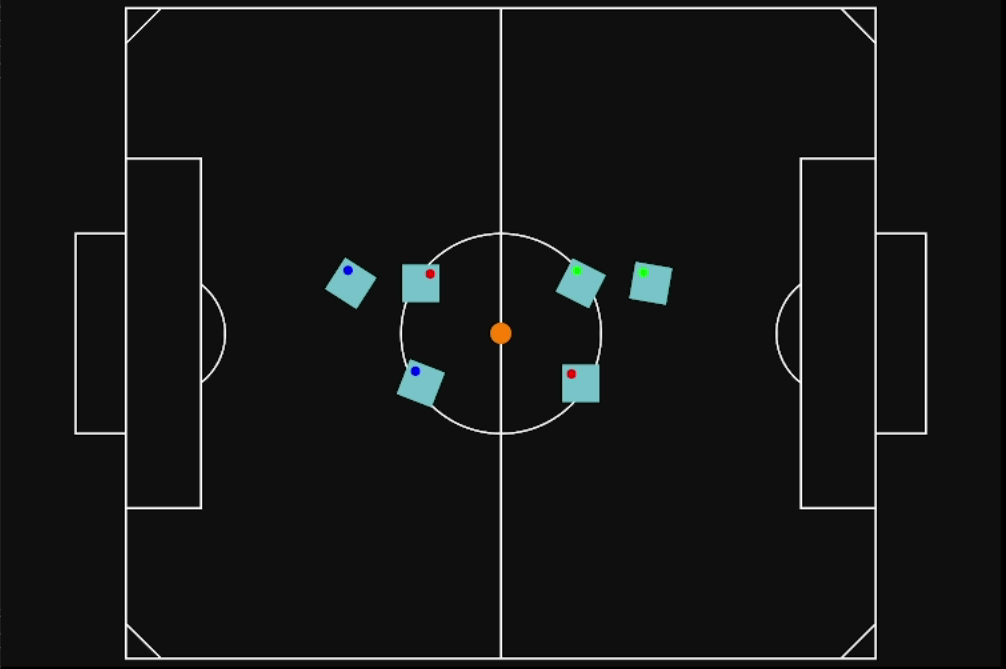
#> input picture opencv/Robots.png, 1006 x 669 px, given in place of the camera
$ python color_detection.py   (older library calls are emulated)
#> lines starting #> are read from the running program, lines starting #| are printed output that depends on the picture; after the words box and inside, x2 and y2 are one past the last pixel; in counts of white or black regions, pixels touching at a corner belong together; long printed decimals are rounded
import numpy as np
import cv2 as cv
import math

########            COLORS            ########
# Limits for robot and ball colors
robot_color     = [(80, 50, 80), (140, 255, 255)]
ball_color      = [(5, 50, 80), (20, 255, 255)]
# Limits for team colors
t1_color        = [(130, 50, 50), (160, 255, 255)]     # Purple ish
t2_color        = [(80, 50, 60), (100, 255, 255)]      # Yellow-ish
teams_colors    = [t1_color, t2_color]
# Limits for role colors
goal_color      = [(100, 0, 0), (150, 255, 255)]        # Red-ish
mid_color       = [(50, 100, 0), (70, 255, 255)]       # Green-ish
for_color       = [(0, 100, 0), (20, 255, 255)]     # Blue-ish

role_colors     = [goal_color, mid_color, for_color]

########            DETECTION INFORMATION            ########
t1_info = {
    "G": [(0, 0), 0],
    "F": [(0, 0), 0],
    "M": [(0, 0), 0],
    "B": (0, 0)
}
t2_info = {
    "G": [(0, 0), 0],
    "F": [(0, 0), 0],
    "M": [(0, 0), 0],
    "B": (0, 0)
}

########            STREAM PARAMETERS            ########
obs_camera = cv.VideoCapture(3)
obs_camera.set(cv.CAP_PROP_FRAME_WIDTH, 1280)
obs_camera.set(cv.CAP_PROP_FRAME_HEIGHT, 720)


def robot_present(img, threshold=0.8):
    total = np.float(np.sum(img))
    if total/img.size  > (1-threshold):
        return True
    else:
        return False

def get_role(img_hsv, robot_cropped):
    for j in range(len(role_colors)):
        mask = cv.inRange(img_hsv, role_colors[j][0], role_colors[j][1])
        result = cv.bitwise_and(robot_cropped, robot_cropped, mask=mask)

        # Classify by teams
        if robot_present(result):
            # cv.imshow(str(robot), result)
            if j == 0:
                return 'G'
            if j == 1:
                return 'M'
            if j == 2:
                return "F"

def get_orientation(result):
    x2 = result.shape[0]/2
    y2 = result.shape[1]/2
    # This were left as they might be useful, although only robot_radius is being used right now
    robot_contours, _     = cv.findContours(mask, cv.RETR_TREE, cv.CHAIN_APPROX_SIMPLE)
    robot_contours_poly   = [None]*len(robot_contours)
    robot_boundRect       = [None]*len(robot_contours)
    robot_centers         = [None]*len(robot_contours)
    robot_radius          = [None]*len(robot_contours)

    for i, c in enumerate(robot_contours):
        robot_contours_poly[i] = cv.approxPolyDP(c, 3, True)
        robot_boundRect[i] = cv.boundingRect(robot_contours_poly[i])
        robot_centers[i], robot_radius[i] = cv.minEnclosingCircle(robot_contours_poly[i])

    radians = math.atan2(robot_centers[0][1]-y2, robot_centers[0][0]-x2)
    degrees = math.degrees(radians)
    return degrees + 45 # Offset for orientation to be centered

def draw_orientation(robot_position, orientation, robots_img):
    a = orientation
    l = 25
    p1 = (int(robot_position[0]), int(robot_position[1]))
    p2 = (int(p1[0] + l * math.cos(a * math.pi / 180.0)), int(p1[1] + l * math.sin(a * math.pi / 180.0)))
    image = cv.arrowedLine(robots_img, p1, p2, (0,0,255), 3)
    return image

if not obs_camera.isOpened():
        print("Cannot open camera")
        exit()

# Start a while loop
while True:
    # Read new frame from OBS
    ret, imageFrame = obs_camera.read()
#> imageFrame is the input picture: shape (669, 1006, 3); mean B, G, R 21.7, 21.7, 20.8

    # if frame is read correctly ret is True
    if not ret:
        print("Can't receive frame (stream end?). Exiting ...")
        break

    # Convert To HSV
    hsvFrame = cv.cvtColor(imageFrame, cv.COLOR_BGR2HSV)
#> hsvFrame: shape (669, 1006, 3); mean H, S, V 1.5, 2.1, 21.9
    # Create Robot and ball Masks
    robot_mask = cv.inRange(hsvFrame, robot_color[0], robot_color[1])
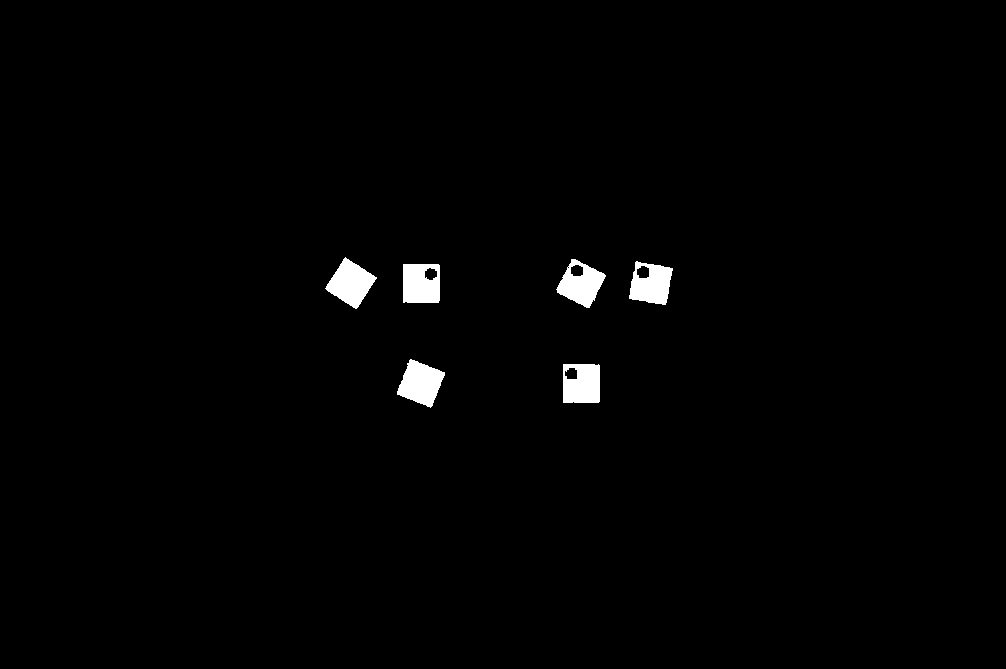
#> robot_mask: shape (669, 1006); 1.2% white; 6 white regions, box (x1, y1, x2, y2) and area: (325, 257, 377, 309) 1445, (397, 359, 445, 408) 1442, (556, 259, 606, 308) 1329, (403, 264, 440, 303) 1329, (629, 261, 673, 305) 1326, (563, 364, 600, 403) 1326
    ball_mask = cv.inRange(hsvFrame, ball_color[0], ball_color[1])
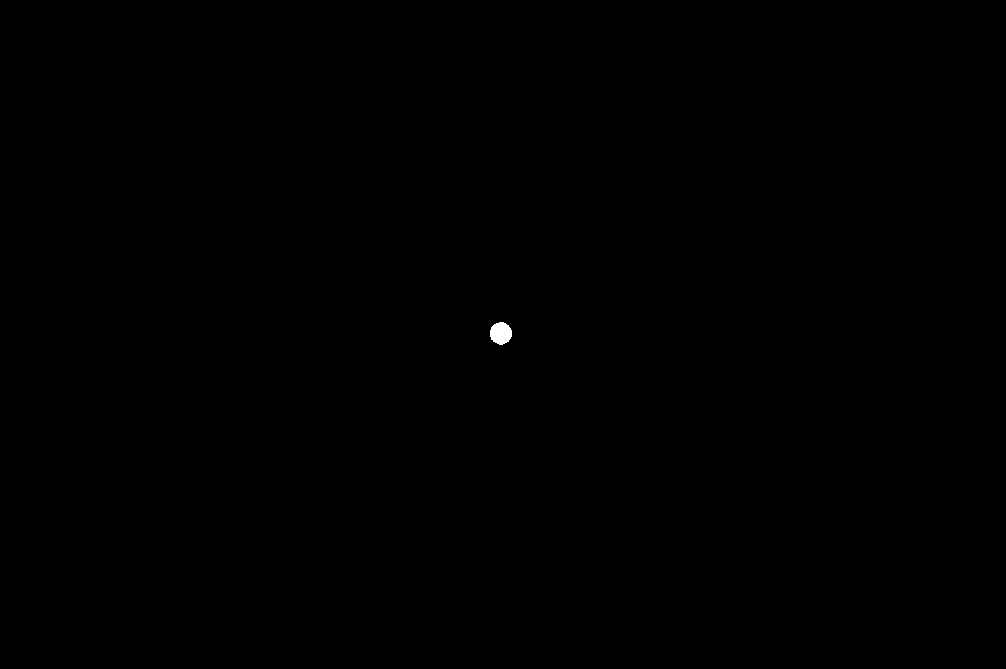
#> ball_mask: shape (669, 1006); 0.06% white; 1 white region
    # Fill holes
    contours, hierarchy = cv.findContours(robot_mask, cv.RETR_TREE, cv.CHAIN_APPROX_SIMPLE)
#> contours = 11 contours, 1 with area under 20; largest, box (x1, y1, x2, y2) and area: (325, 257, 377, 309) 1382, (556, 259, 606, 308) 1376, (629, 261, 673, 305) 1372, (397, 359, 445, 408) 1372, (403, 264, 440, 303) 1364
    for pic, contour in enumerate(contours):
        cv.fillPoly(robot_mask, pts=[contour], color=(255, 255, 255))
#> this loop made 11 passes
#> contour on pass 9: [[567, 267], [568, 266], [569, 267], [568, 268]]
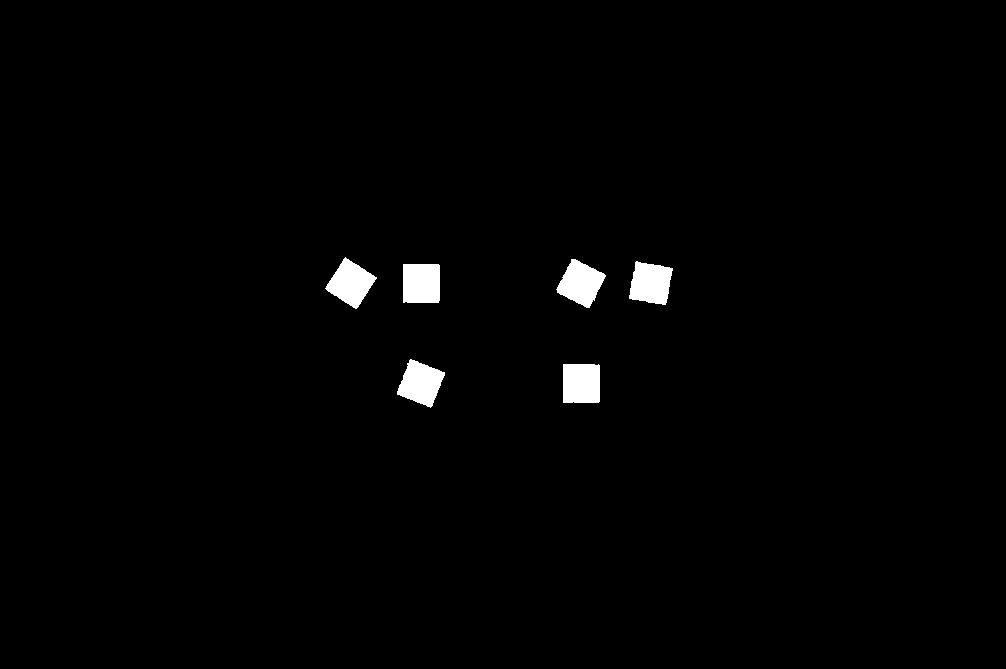
#> robot_mask: shape (669, 1006); 1.3% white; 6 white regions
    # Apply mask
    robots_img  = cv.bitwise_and(imageFrame, imageFrame, mask = robot_mask)
    ball_img    = cv.bitwise_and(imageFrame, imageFrame, mask = ball_mask)

    # Find individual robots properties
    ball_contour, _             = cv.findContours(ball_mask, cv.RETR_TREE, cv.CHAIN_APPROX_SIMPLE)
#> ball_contour = 1 contour; box (x1, y1, x2, y2) and area: (490, 322, 512, 345) 356
    ball_contours_poly          = [None]*len(ball_contour)
#> ball_contours_poly = 1 item
    ball_boundRect              = [None]*len(ball_contour)
#> ball_boundRect = 1 item
    ball_centers                = [None]*len(ball_contour)
#> ball_centers = 1 item
    ball_radius                 = [None]*len(ball_contour)
#> ball_radius = 1 item
    ball_contours_poly          = cv.approxPolyDP(ball_contour[0], 3, True)
#> ball_contours_poly = [[499, 322], [491, 327], [490, 336], [502, 344], [510, 338], [511, 330]]
    ball_boundRect              = cv.boundingRect(ball_contours_poly)
#> ball_boundRect = (490, 322, 22, 23)
    ball_centers, ball_radius   = cv.minEnclosingCircle(ball_contours_poly)
#> ball_centers = (500.3, 333); ball_radius = 11.1
    t1_info["B"] = ball_centers
    t2_info["B"] = ball_centers

    # Find individual robots properties
    robots_contours, _      = cv.findContours(robot_mask, cv.RETR_TREE, cv.CHAIN_APPROX_SIMPLE)
#> robots_contours = 6 contours; box (x1, y1, x2, y2) and area: (325, 257, 377, 309) 1382, (556, 259, 606, 308) 1376, (629, 261, 673, 305) 1372, (397, 359, 445, 408) 1372, (403, 264, 440, 303) 1364, (563, 364, 600, 403) 1363
    robots_contours_poly    = [None]*len(robots_contours)
#> robots_contours_poly = 6 items
    robots_boundRect        = [None]*len(robots_contours)
#> robots_boundRect = 6 items
    robots_centers          = [None]*len(robots_contours)
#> robots_centers = 6 items
    robots_radius           = [None]*len(robots_contours)
#> robots_radius = 6 items
    robots_cropped          = [None]*len(robots_contours)   # Save images of robot region
#> robots_cropped = 6 items
    for i, c in enumerate(robots_contours):
        robots_contours_poly[i] = cv.approxPolyDP(c, 3, True)
        robots_boundRect[i] = cv.boundingRect(robots_contours_poly[i])
        robots_centers[i], robots_radius[i] = cv.minEnclosingCircle(robots_contours_poly[i])
        # Generate RoI of each robot found, later filters are only applied to this images
        robots_cropped[i] = robots_img[robots_boundRect[i][1]:robots_boundRect[i][1] + robots_boundRect[i][3], robots_boundRect[i][0]:robots_boundRect[i][0] + robots_boundRect[i][2]].copy()
#> this loop made 6 passes
#> after the loop, robots_boundRect = [(563, 364, 37, 39), (397, 359, 48, 49), (403, 264, 37, 39), (629, 261, 44, 44), (557, 259, 49, 49), (325, 257, 52, 52)]; robots_centers = [(580.5, 383), (420.4, 382.8), (420.5, 283), (650.4, 282.9), (580.6, 282.8), (350.5, 282.5)]; robots_contours_poly = 6 contours; box (x1, y1, x2, y2) and area: (325, 257, 377, 309) 1361, (629, 261, 673, 305) 1360, (397, 359, 445, 408) 1348, (563, 364, 600, 403) 1332, (403, 264, 440, 303) 1332, (557, 259, 606, 308) 1305; robots_radius = [25.83, 26, 25.83, 26.22, 25.64, 26.09]

    # Iterate over each robot found, determine team, role, and save position and orientation
    for i, robot_cropped in enumerate(robots_cropped):
        img_hsv = cv.cvtColor(robot_cropped, cv.COLOR_RGB2HSV)
        # Determine obot team
        for j in range(len(teams_colors)):
            mask = cv.inRange(img_hsv, teams_colors[j][0], teams_colors[j][1])
            result = cv.bitwise_and(robot_cropped, robot_cropped, mask=mask)
            # Classify by teams and save robot properties
            if robot_present(result):
                if j == 0:
                    role = get_role(img_hsv, robot_cropped)
                    # Set robots position and orientation
                    t1_info[role][0] = robots_centers[i]
                    t1_info[role][1] = get_orientation(result)

                    # Draw identifiers on screen
                    cv.putText(robots_img, "T1:", (int(robots_centers[i][0]), int(robots_centers[i][1])),
                        cv.FONT_HERSHEY_SIMPLEX, 0.5, (248, 65, 209), 2)
                    cv.putText(robots_img, role, (int(robots_centers[i][0] + 30), int(robots_centers[i][1])),
                        cv.FONT_HERSHEY_SIMPLEX, 0.5, (248, 65, 209), 2)
                    robots_img = draw_orientation(t1_info[role][0], t1_info[role][1],robots_img)
                else:
                    role = get_role(img_hsv, robot_cropped)
                    # Set robots position and orientation
                    t2_info[role][0] = robots_centers[i]
                    t2_info[role][1] = get_orientation(result)

                    # Draw identifiers on screen
                    cv.putText(robots_img, "T2", (int(robots_centers[i][0]), int(robots_centers[i][1])),
                        cv.FONT_HERSHEY_SIMPLEX, 0.5, (57, 242, 248), 2) # BGR
                    cv.putText(robots_img, role, (int(robots_centers[i][0] + 30), int(robots_centers[i][1])),
                        cv.FONT_HERSHEY_SIMPLEX, 0.5, (57, 242, 248), 2) # BGR
                    robots_img = draw_orientation(t2_info[role][0], t2_info[role][1],robots_img)
#> img_hsv: shape (52, 52, 3); mean H, S, V 14.7, 57.2, 103.2
#> result: shape (52, 52, 3); every value is 0
#> after the loop, t1_info = {'G': [(0, 0), 0], 'F': [(0, 0), 0], 'M': [(0, 0), 0], 'B': (500.3, 333)}; t2_info has the same summary as t1_info


    cv.circle(robots_img, (int(t2_info["B"][0]), int(t2_info["B"][1])), 5, (0, 128, 255), 2, 8)
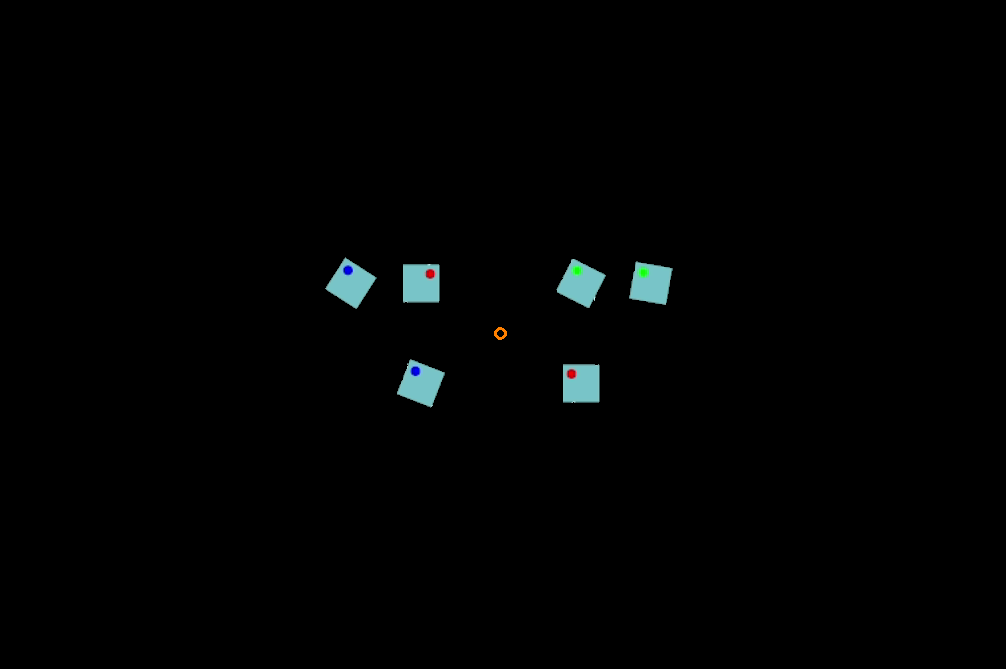
#> robots_img: shape (669, 1006, 3); mean B, G, R 2.4, 2.4, 1.5
    print(t2_info["B"])
#| (500.327, 333.024)

    # Program Termination
    #cv.imshow("Robots", ball_img)
    cv.imshow("Robots", robots_img)

    if cv.waitKey(10) & 0xFF == ord('q'):
#> (key q is pressed here)
        obs_camera.release()
        cv.destroyAllWindows()
        break
